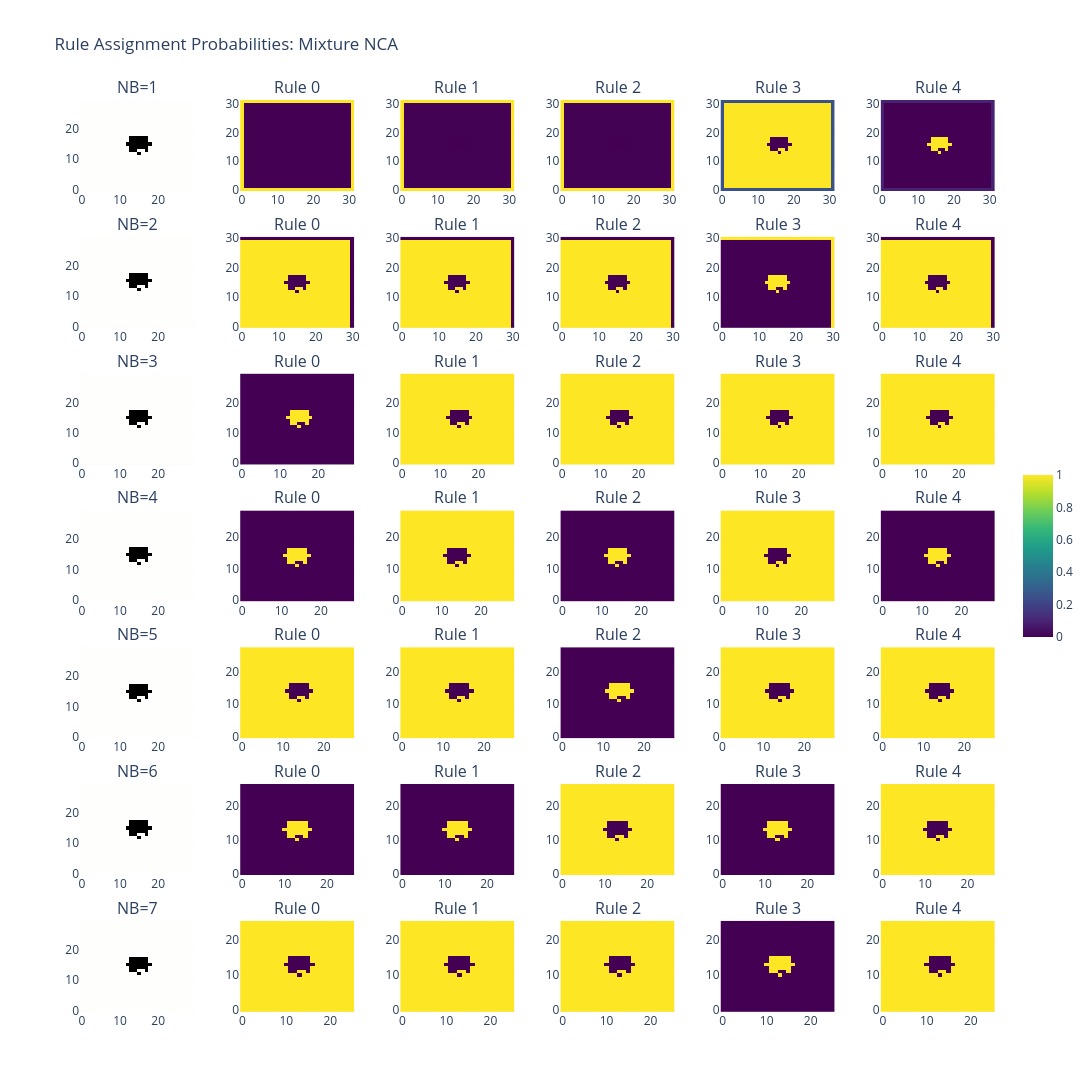

Notebook code cell kept with this figure:
### Markdown cell above
Visualize actual rule assignments for a sample state and pick one example state to visualize

### Code cell
sample_state = example_states[0]

for model_type_name, models_dict, title_suffix in [
    ('Mixture NCA', mix_nca_models, 'Mixture NCA'),
    ('Stochastic Mixture NCA', stochastic_mix_nca_models, 'Stochastic Mixture NCA')
]:
    if len(models_dict) == 0:
        continue

    fig = make_subplots(
        rows=len(NEIGHBORHOOD_SIZES),
        cols=6,  # Original state + 5 rules
        subplot_titles=[f'NB={nb_size}' if i == 0 else f'Rule {i-1}'
                        for nb_size in NEIGHBORHOOD_SIZES for i in range(6)],
        vertical_spacing=0.05,
        horizontal_spacing=0.05
    )

    for row_idx, nb_size in enumerate(NEIGHBORHOOD_SIZES):
        if nb_size not in models_dict:
            continue

        model = models_dict[nb_size]

        with torch.no_grad():
            probs = model.get_rule_probabilities(sample_state)  # [1, 5, H, W]

        # Plot original state (first column)
        state_img = sample_state[0, :6].cpu().numpy().transpose(1, 2, 0)
        # Convert to RGB for visualization (take first 3 channels or create composite)
        state_vis = np.clip(state_img[:, :, :3], 0, 1) if state_img.shape[2] >= 3 else state_img[:, :, 0]

        fig.add_trace(
            go.Heatmap(
                z=state_vis[:, :, 0] if len(state_vis.shape) == 3 else state_vis,
                colorscale='gray',
                showscale=False
            ),
            row=row_idx+1, col=1
        )

        #Rule's probability map
        for rule_idx in range(5):
            rule_probs = probs[0, rule_idx].cpu().numpy()
            fig.add_trace(
                go.Heatmap(
                    z=rule_probs,
                    colorscale='Viridis',
                    showscale=(row_idx == 0 and rule_idx == 4),
                    colorbar=dict(len=0.2, y=0.5) if (row_idx == 0 and rule_idx == 4) else None
                ),
                row=row_idx+1, col=rule_idx+2
            )

    fig.update_layout(
        title_text=f"Rule Assignment Probabilities: {title_suffix}",
        height=200 * len(NEIGHBORHOOD_SIZES),
        width=1800,
        template='plotly_white'
    )

    fig.show()

### Figure 1 — Plotly figure (JSON) as saved in the notebook; plotly's stock layout.template omitted (floating-point values rounded to 4 significant figures; data arrays with more than 128 entries replaced by an {"elided": "..."} marker saying what was removed)
{"data": [{"colorscale": [[0, "rgb(0, 0, 0)"], [0.09091, "rgb(16, 16, 16)"], [0.1818, "rgb(38, 38, 38)"], [0.2727, "rgb(59, 59, 59)"], [0.3636, "rgb(81, 80, 80)"], [0.4545, "rgb(102, 101, 101)"], [0.5455, "rgb(124, 123, 122)"], [0.6364, "rgb(146, 146, 145)"], [0.7273, "rgb(171, 171, 170)"], [0.8182, "rgb(197, 197, 195)"], [0.9091, "rgb(224, 224, 223)"], [1, "rgb(254, 254, 253)"]], "showscale": false, "type": "heatmap", "xaxis": "x", "yaxis": "y", "z": {"elided": "30x30 float values"}}, {"colorscale": [[0, "#440154"], [0.1111, "#482878"], [0.2222, "#3e4989"], [0.3333, "#31688e"], [0.4444, "#26828e"], [0.5556, "#1f9e89"], [0.6667, "#35b779"], [0.7778, "#6ece58"], [0.8889, "#b5de2b"], [1, "#fde725"]], "showscale": false, "type": "heatmap", "xaxis": "x2", "yaxis": "y2", "z": {"elided": "32x32 float values"}}, {"colorscale": [[0, "#440154"], [0.1111, "#482878"], [0.2222, "#3e4989"], [0.3333, "#31688e"], [0.4444, "#26828e"], [0.5556, "#1f9e89"], [0.6667, "#35b779"], [0.7778, "#6ece58"], [0.8889, "#b5de2b"], [1, "#fde725"]], "showscale": false, "type": "heatmap", "xaxis": "x3", "yaxis": "y3", "z": {"elided": "32x32 float values"}}, {"colorscale": [[0, "#440154"], [0.1111, "#482878"], [0.2222, "#3e4989"], [0.3333, "#31688e"], [0.4444, "#26828e"], [0.5556, "#1f9e89"], [0.6667, "#35b779"], [0.7778, "#6ece58"], [0.8889, "#b5de2b"], [1, "#fde725"]], "showscale": false, "type": "heatmap", "xaxis": "x4", "yaxis": "y4", "z": {"elided": "32x32 float values"}}, {"colorscale": [[0, "#440154"], [0.1111, "#482878"], [0.2222, "#3e4989"], [0.3333, "#31688e"], [0.4444, "#26828e"], [0.5556, "#1f9e89"], [0.6667, "#35b779"], [0.7778, "#6ece58"], [0.8889, "#b5de2b"], [1, "#fde725"]], "showscale": false, "type": "heatmap", "xaxis": "x5", "yaxis": "y5", "z": {"elided": "32x32 float values"}}, {"colorbar": {"len": 0.2, "y": 0.5}, "colorscale": [[0, "#440154"], [0.1111, "#482878"], [0.2222, "#3e4989"], [0.3333, "#31688e"], [0.4444, "#26828e"], [0.5556, "#1f9e89"], [0.6667, "#35b779"], [0.7778, "#6ece58"], [0.8889, "#b5de2b"], [1, "#fde725"]], "showscale": true, "type": "heatmap", "xaxis": "x6", "yaxis": "y6", "z": {"elided": "32x32 float values"}}, {"colorscale": [[0, "rgb(0, 0, 0)"], [0.09091, "rgb(16, 16, 16)"], [0.1818, "rgb(38, 38, 38)"], [0.2727, "rgb(59, 59, 59)"], [0.3636, "rgb(81, 80, 80)"], [0.4545, "rgb(102, 101, 101)"], [0.5455, "rgb(124, 123, 122)"], [0.6364, "rgb(146, 146, 145)"], [0.7273, "rgb(171, 171, 170)"], [0.8182, "rgb(197, 197, 195)"], [0.9091, "rgb(224, 224, 223)"], [1, "rgb(254, 254, 253)"]], "showscale": false, "type": "heatmap", "xaxis": "x7", "yaxis": "y7", "z": {"elided": "30x30 float values"}}, {"colorscale": [[0, "#440154"], [0.1111, "#482878"], [0.2222, "#3e4989"], [0.3333, "#31688e"], [0.4444, "#26828e"], [0.5556, "#1f9e89"], [0.6667, "#35b779"], [0.7778, "#6ece58"], [0.8889, "#b5de2b"], [1, "#fde725"]], "showscale": false, "type": "heatmap", "xaxis": "x8", "yaxis": "y8", "z": {"elided": "31x31 float values"}}, {"colorscale": [[0, "#440154"], [0.1111, "#482878"], [0.2222, "#3e4989"], [0.3333, "#31688e"], [0.4444, "#26828e"], [0.5556, "#1f9e89"], [0.6667, "#35b779"], [0.7778, "#6ece58"], [0.8889, "#b5de2b"], [1, "#fde725"]], "showscale": false, "type": "heatmap", "xaxis": "x9", "yaxis": "y9", "z": {"elided": "31x31 float values"}}, {"colorscale": [[0, "#440154"], [0.1111, "#482878"], [0.2222, "#3e4989"], [0.3333, "#31688e"], [0.4444, "#26828e"], [0.5556, "#1f9e89"], [0.6667, "#35b779"], [0.7778, "#6ece58"], [0.8889, "#b5de2b"], [1, "#fde725"]], "showscale": false, "type": "heatmap", "xaxis": "x10", "yaxis": "y10", "z": {"elided": "31x31 float values"}}, {"colorscale": [[0, "#440154"], [0.1111, "#482878"], [0.2222, "#3e4989"], [0.3333, "#31688e"], [0.4444, "#26828e"], [0.5556, "#1f9e89"], [0.6667, "#35b779"], [0.7778, "#6ece58"], [0.8889, "#b5de2b"], [1, "#fde725"]], "showscale": false, "type": "heatmap", "xaxis": "x11", "yaxis": "y11", "z": {"elided": "31x31 float values"}}, {"colorscale": [[0, "#440154"], [0.1111, "#482878"], [0.2222, "#3e4989"], [0.3333, "#31688e"], [0.4444, "#26828e"], [0.5556, "#1f9e89"], [0.6667, "#35b779"], [0.7778, "#6ece58"], [0.8889, "#b5de2b"], [1, "#fde725"]], "showscale": false, "type": "heatmap", "xaxis": "x12", "yaxis": "y12", "z": {"elided": "31x31 float values"}}, {"colorscale": [[0, "rgb(0, 0, 0)"], [0.09091, "rgb(16, 16, 16)"], [0.1818, "rgb(38, 38, 38)"], [0.2727, "rgb(59, 59, 59)"], [0.3636, "rgb(81, 80, 80)"], [0.4545, "rgb(102, 101, 101)"], [0.5455, "rgb(124, 123, 122)"], [0.6364, "rgb(146, 146, 145)"], [0.7273, "rgb(171, 171, 170)"], [0.8182, "rgb(197, 197, 195)"], [0.9091, "rgb(224, 224, 223)"], [1, "rgb(254, 254, 253)"]], "showscale": false, "type": "heatmap", "xaxis": "x13", "yaxis": "y13", "z": {"elided": "30x30 float values"}}, {"colorscale": [[0, "#440154"], [0.1111, "#482878"], [0.2222, "#3e4989"], [0.3333, "#31688e"], [0.4444, "#26828e"], [0.5556, "#1f9e89"], [0.6667, "#35b779"], [0.7778, "#6ece58"], [0.8889, "#b5de2b"], [1, "#fde725"]], "showscale": false, "type": "heatmap", "xaxis": "x14", "yaxis": "y14", "z": {"elided": "30x30 float values"}}, {"colorscale": [[0, "#440154"], [0.1111, "#482878"], [0.2222, "#3e4989"], [0.3333, "#31688e"], [0.4444, "#26828e"], [0.5556, "#1f9e89"], [0.6667, "#35b779"], [0.7778, "#6ece58"], [0.8889, "#b5de2b"], [1, "#fde725"]], "showscale": false, "type": "heatmap", "xaxis": "x15", "yaxis": "y15", "z": {"elided": "30x30 float values"}}, {"colorscale": [[0, "#440154"], [0.1111, "#482878"], [0.2222, "#3e4989"], [0.3333, "#31688e"], [0.4444, "#26828e"], [0.5556, "#1f9e89"], [0.6667, "#35b779"], [0.7778, "#6ece58"], [0.8889, "#b5de2b"], [1, "#fde725"]], "showscale": false, "type": "heatmap", "xaxis": "x16", "yaxis": "y16", "z": {"elided": "30x30 float values"}}, {"colorscale": [[0, "#440154"], [0.1111, "#482878"], [0.2222, "#3e4989"], [0.3333, "#31688e"], [0.4444, "#26828e"], [0.5556, "#1f9e89"], [0.6667, "#35b779"], [0.7778, "#6ece58"], [0.8889, "#b5de2b"], [1, "#fde725"]], "showscale": false, "type": "heatmap", "xaxis": "x17", "yaxis": "y17", "z": {"elided": "30x30 float values"}}, {"colorscale": [[0, "#440154"], [0.1111, "#482878"], [0.2222, "#3e4989"], [0.3333, "#31688e"], [0.4444, "#26828e"], [0.5556, "#1f9e89"], [0.6667, "#35b779"], [0.7778, "#6ece58"], [0.8889, "#b5de2b"], [1, "#fde725"]], "showscale": false, "type": "heatmap", "xaxis": "x18", "yaxis": "y18", "z": {"elided": "30x30 float values"}}, {"colorscale": [[0, "rgb(0, 0, 0)"], [0.09091, "rgb(16, 16, 16)"], [0.1818, "rgb(38, 38, 38)"], [0.2727, "rgb(59, 59, 59)"], [0.3636, "rgb(81, 80, 80)"], [0.4545, "rgb(102, 101, 101)"], [0.5455, "rgb(124, 123, 122)"], [0.6364, "rgb(146, 146, 145)"], [0.7273, "rgb(171, 171, 170)"], [0.8182, "rgb(197, 197, 195)"], [0.9091, "rgb(224, 224, 223)"], [1, "rgb(254, 254, 253)"]], "showscale": false, "type": "heatmap", "xaxis": "x19", "yaxis": "y19", "z": {"elided": "30x30 float values"}}, {"colorscale": [[0, "#440154"], [0.1111, "#482878"], [0.2222, "#3e4989"], [0.3333, "#31688e"], [0.4444, "#26828e"], [0.5556, "#1f9e89"], [0.6667, "#35b779"], [0.7778, "#6ece58"], [0.8889, "#b5de2b"], [1, "#fde725"]], "showscale": false, "type": "heatmap", "xaxis": "x20", "yaxis": "y20", "z": {"elided": "29x29 float values"}}, {"colorscale": [[0, "#440154"], [0.1111, "#482878"], [0.2222, "#3e4989"], [0.3333, "#31688e"], [0.4444, "#26828e"], [0.5556, "#1f9e89"], [0.6667, "#35b779"], [0.7778, "#6ece58"], [0.8889, "#b5de2b"], [1, "#fde725"]], "showscale": false, "type": "heatmap", "xaxis": "x21", "yaxis": "y21", "z": {"elided": "29x29 float values"}}, {"colorscale": [[0, "#440154"], [0.1111, "#482878"], [0.2222, "#3e4989"], [0.3333, "#31688e"], [0.4444, "#26828e"], [0.5556, "#1f9e89"], [0.6667, "#35b779"], [0.7778, "#6ece58"], [0.8889, "#b5de2b"], [1, "#fde725"]], "showscale": false, "type": "heatmap", "xaxis": "x22", "yaxis": "y22", "z": {"elided": "29x29 float values"}}, {"colorscale": [[0, "#440154"], [0.1111, "#482878"], [0.2222, "#3e4989"], [0.3333, "#31688e"], [0.4444, "#26828e"], [0.5556, "#1f9e89"], [0.6667, "#35b779"], [0.7778, "#6ece58"], [0.8889, "#b5de2b"], [1, "#fde725"]], "showscale": false, "type": "heatmap", "xaxis": "x23", "yaxis": "y23", "z": {"elided": "29x29 float values"}}, {"colorscale": [[0, "#440154"], [0.1111, "#482878"], [0.2222, "#3e4989"], [0.3333, "#31688e"], [0.4444, "#26828e"], [0.5556, "#1f9e89"], [0.6667, "#35b779"], [0.7778, "#6ece58"], [0.8889, "#b5de2b"], [1, "#fde725"]], "showscale": false, "type": "heatmap", "xaxis": "x24", "yaxis": "y24", "z": {"elided": "29x29 float values"}}, {"colorscale": [[0, "rgb(0, 0, 0)"], [0.09091, "rgb(16, 16, 16)"], [0.1818, "rgb(38, 38, 38)"], [0.2727, "rgb(59, 59, 59)"], [0.3636, "rgb(81, 80, 80)"], [0.4545, "rgb(102, 101, 101)"], [0.5455, "rgb(124, 123, 122)"], [0.6364, "rgb(146, 146, 145)"], [0.7273, "rgb(171, 171, 170)"], [0.8182, "rgb(197, 197, 195)"], [0.9091, "rgb(224, 224, 223)"], [1, "rgb(254, 254, 253)"]], "showscale": false, "type": "heatmap", "xaxis": "x25", "yaxis": "y25", "z": {"elided": "30x30 float values"}}, {"colorscale": [[0, "#440154"], [0.1111, "#482878"], [0.2222, "#3e4989"], [0.3333, "#31688e"], [0.4444, "#26828e"], [0.5556, "#1f9e89"], [0.6667, "#35b779"], [0.7778, "#6ece58"], [0.8889, "#b5de2b"], [1, "#fde725"]], "showscale": false, "type": "heatmap", "xaxis": "x26", "yaxis": "y26", "z": {"elided": "28x28 float values"}}, {"colorscale": [[0, "#440154"], [0.1111, "#482878"], [0.2222, "#3e4989"], [0.3333, "#31688e"], [0.4444, "#26828e"], [0.5556, "#1f9e89"], [0.6667, "#35b779"], [0.7778, "#6ece58"], [0.8889, "#b5de2b"], [1, "#fde725"]], "showscale": false, "type": "heatmap", "xaxis": "x27", "yaxis": "y27", "z": {"elided": "28x28 float values"}}, {"colorscale": [[0, "#440154"], [0.1111, "#482878"], [0.2222, "#3e4989"], [0.3333, "#31688e"], [0.4444, "#26828e"], [0.5556, "#1f9e89"], [0.6667, "#35b779"], [0.7778, "#6ece58"], [0.8889, "#b5de2b"], [1, "#fde725"]], "showscale": false, "type": "heatmap", "xaxis": "x28", "yaxis": "y28", "z": {"elided": "28x28 float values"}}, {"colorscale": [[0, "#440154"], [0.1111, "#482878"], [0.2222, "#3e4989"], [0.3333, "#31688e"], [0.4444, "#26828e"], [0.5556, "#1f9e89"], [0.6667, "#35b779"], [0.7778, "#6ece58"], [0.8889, "#b5de2b"], [1, "#fde725"]], "showscale": false, "type": "heatmap", "xaxis": "x29", "yaxis": "y29", "z": {"elided": "28x28 float values"}}, {"colorscale": [[0, "#440154"], [0.1111, "#482878"], [0.2222, "#3e4989"], [0.3333, "#31688e"], [0.4444, "#26828e"], [0.5556, "#1f9e89"], [0.6667, "#35b779"], [0.7778, "#6ece58"], [0.8889, "#b5de2b"], [1, "#fde725"]], "showscale": false, "type": "heatmap", "xaxis": "x30", "yaxis": "y30", "z": {"elided": "28x28 float values"}}, {"colorscale": [[0, "rgb(0, 0, 0)"], [0.09091, "rgb(16, 16, 16)"], [0.1818, "rgb(38, 38, 38)"], [0.2727, "rgb(59, 59, 59)"], [0.3636, "rgb(81, 80, 80)"], [0.4545, "rgb(102, 101, 101)"], [0.5455, "rgb(124, 123, 122)"], [0.6364, "rgb(146, 146, 145)"], [0.7273, "rgb(171, 171, 170)"], [0.8182, "rgb(197, 197, 195)"], [0.9091, "rgb(224, 224, 223)"], [1, "rgb(254, 254, 253)"]], "showscale": false, "type": "heatmap", "xaxis": "x31", "yaxis": "y31", "z": {"elided": "30x30 float values"}}, {"colorscale": [[0, "#440154"], [0.1111, "#482878"], [0.2222, "#3e4989"], [0.3333, "#31688e"], [0.4444, "#26828e"], [0.5556, "#1f9e89"], [0.6667, "#35b779"], [0.7778, "#6ece58"], [0.8889, "#b5de2b"], [1, "#fde725"]], "showscale": false, "type": "heatmap", "xaxis": "x32", "yaxis": "y32", "z": {"elided": "27x27 float values"}}, {"colorscale": [[0, "#440154"], [0.1111, "#482878"], [0.2222, "#3e4989"], [0.3333, "#31688e"], [0.4444, "#26828e"], [0.5556, "#1f9e89"], [0.6667, "#35b779"], [0.7778, "#6ece58"], [0.8889, "#b5de2b"], [1, "#fde725"]], "showscale": false, "type": "heatmap", "xaxis": "x33", "yaxis": "y33", "z": {"elided": "27x27 float values"}}, {"colorscale": [[0, "#440154"], [0.1111, "#482878"], [0.2222, "#3e4989"], [0.3333, "#31688e"], [0.4444, "#26828e"], [0.5556, "#1f9e89"], [0.6667, "#35b779"], [0.7778, "#6ece58"], [0.8889, "#b5de2b"], [1, "#fde725"]], "showscale": false, "type": "heatmap", "xaxis": "x34", "yaxis": "y34", "z": {"elided": "27x27 float values"}}, {"colorscale": [[0, "#440154"], [0.1111, "#482878"], [0.2222, "#3e4989"], [0.3333, "#31688e"], [0.4444, "#26828e"], [0.5556, "#1f9e89"], [0.6667, "#35b779"], [0.7778, "#6ece58"], [0.8889, "#b5de2b"], [1, "#fde725"]], "showscale": false, "type": "heatmap", "xaxis": "x35", "yaxis": "y35", "z": {"elided": "27x27 float values"}}, {"colorscale": [[0, "#440154"], [0.1111, "#482878"], [0.2222, "#3e4989"], [0.3333, "#31688e"], [0.4444, "#26828e"], [0.5556, "#1f9e89"], [0.6667, "#35b779"], [0.7778, "#6ece58"], [0.8889, "#b5de2b"], [1, "#fde725"]], "showscale": false, "type": "heatmap", "xaxis": "x36", "yaxis": "y36", "z": {"elided": "27x27 float values"}}, {"colorscale": [[0, "rgb(0, 0, 0)"], [0.09091, "rgb(16, 16, 16)"], [0.1818, "rgb(38, 38, 38)"], [0.2727, "rgb(59, 59, 59)"], [0.3636, "rgb(81, 80, 80)"], [0.4545, "rgb(102, 101, 101)"], [0.5455, "rgb(124, 123, 122)"], [0.6364, "rgb(146, 146, 145)"], [0.7273, "rgb(171, 171, 170)"], [0.8182, "rgb(197, 197, 195)"], [0.9091, "rgb(224, 224, 223)"], [1, "rgb(254, 254, 253)"]], "showscale": false, "type": "heatmap", "xaxis": "x37", "yaxis": "y37", "z": {"elided": "30x30 float values"}}, {"colorscale": [[0, "#440154"], [0.1111, "#482878"], [0.2222, "#3e4989"], [0.3333, "#31688e"], [0.4444, "#26828e"], [0.5556, "#1f9e89"], [0.6667, "#35b779"], [0.7778, "#6ece58"], [0.8889, "#b5de2b"], [1, "#fde725"]], "showscale": false, "type": "heatmap", "xaxis": "x38", "yaxis": "y38", "z": {"elided": "26x26 float values"}}, {"colorscale": [[0, "#440154"], [0.1111, "#482878"], [0.2222, "#3e4989"], [0.3333, "#31688e"], [0.4444, "#26828e"], [0.5556, "#1f9e89"], [0.6667, "#35b779"], [0.7778, "#6ece58"], [0.8889, "#b5de2b"], [1, "#fde725"]], "showscale": false, "type": "heatmap", "xaxis": "x39", "yaxis": "y39", "z": {"elided": "26x26 float values"}}, {"colorscale": [[0, "#440154"], [0.1111, "#482878"], [0.2222, "#3e4989"], [0.3333, "#31688e"], [0.4444, "#26828e"], [0.5556, "#1f9e89"], [0.6667, "#35b779"], [0.7778, "#6ece58"], [0.8889, "#b5de2b"], [1, "#fde725"]], "showscale": false, "type": "heatmap", "xaxis": "x40", "yaxis": "y40", "z": {"elided": "26x26 float values"}}, {"colorscale": [[0, "#440154"], [0.1111, "#482878"], [0.2222, "#3e4989"], [0.3333, "#31688e"], [0.4444, "#26828e"], [0.5556, "#1f9e89"], [0.6667, "#35b779"], [0.7778, "#6ece58"], [0.8889, "#b5de2b"], [1, "#fde725"]], "showscale": false, "type": "heatmap", "xaxis": "x41", "yaxis": "y41", "z": {"elided": "26x26 float values"}}, {"colorscale": [[0, "#440154"], [0.1111, "#482878"], [0.2222, "#3e4989"], [0.3333, "#31688e"], [0.4444, "#26828e"], [0.5556, "#1f9e89"], [0.6667, "#35b779"], [0.7778, "#6ece58"], [0.8889, "#b5de2b"], [1, "#fde725"]], "showscale": false, "type": "heatmap", "xaxis": "x42", "yaxis": "y42", "z": {"elided": "26x26 float values"}}], "layout": {"annotations": [{"font": {"size": 16}, "showarrow": false, "text": "NB=1", "x": 0.0625, "xanchor": "center", "xref": "paper", "y": 1, "yanchor": "bottom", "yref": "paper"}, {"font": {"size": 16}, "showarrow": false, "text": "Rule 0", "x": 0.2375, "xanchor": "center", "xref": "paper", "y": 1, "yanchor": "bottom", "yref": "paper"}, {"font": {"size": 16}, "showarrow": false, "text": "Rule 1", "x": 0.4125, "xanchor": "center", "xref": "paper", "y": 1, "yanchor": "bottom", "yref": "paper"}, {"font": {"size": 16}, "showarrow": false, "text": "Rule 2", "x": 0.5875, "xanchor": "center", "xref": "paper", "y": 1, "yanchor": "bottom", "yref": "paper"}, {"font": {"size": 16}, "showarrow": false, "text": "Rule 3", "x": 0.7625, "xanchor": "center", "xref": "paper", "y": 1, "yanchor": "bottom", "yref": "paper"}, {"font": {"size": 16}, "showarrow": false, "text": "Rule 4", "x": 0.9375, "xanchor": "center", "xref": "paper", "y": 1, "yanchor": "bottom", "yref": "paper"}, {"font": {"size": 16}, "showarrow": false, "text": "NB=2", "x": 0.0625, "xanchor": "center", "xref": "paper", "y": 0.85, "yanchor": "bottom", "yref": "paper"}, {"font": {"size": 16}, "showarrow": false, "text": "Rule 0", "x": 0.2375, "xanchor": "center", "xref": "paper", "y": 0.85, "yanchor": "bottom", "yref": "paper"}, {"font": {"size": 16}, "showarrow": false, "text": "Rule 1", "x": 0.4125, "xanchor": "center", "xref": "paper", "y": 0.85, "yanchor": "bottom", "yref": "paper"}, {"font": {"size": 16}, "showarrow": false, "text": "Rule 2", "x": 0.5875, "xanchor": "center", "xref": "paper", "y": 0.85, "yanchor": "bottom", "yref": "paper"}, {"font": {"size": 16}, "showarrow": false, "text": "Rule 3", "x": 0.7625, "xanchor": "center", "xref": "paper", "y": 0.85, "yanchor": "bottom", "yref": "paper"}, {"font": {"size": 16}, "showarrow": false, "text": "Rule 4", "x": 0.9375, "xanchor": "center", "xref": "paper", "y": 0.85, "yanchor": "bottom", "yref": "paper"}, {"font": {"size": 16}, "showarrow": false, "text": "NB=3", "x": 0.0625, "xanchor": "center", "xref": "paper", "y": 0.7, "yanchor": "bottom", "yref": "paper"}, {"font": {"size": 16}, "showarrow": false, "text": "Rule 0", "x": 0.2375, "xanchor": "center", "xref": "paper", "y": 0.7, "yanchor": "bottom", "yref": "paper"}, {"font": {"size": 16}, "showarrow": false, "text": "Rule 1", "x": 0.4125, "xanchor": "center", "xref": "paper", "y": 0.7, "yanchor": "bottom", "yref": "paper"}, {"font": {"size": 16}, "showarrow": false, "text": "Rule 2", "x": 0.5875, "xanchor": "center", "xref": "paper", "y": 0.7, "yanchor": "bottom", "yref": "paper"}, {"font": {"size": 16}, "showarrow": false, "text": "Rule 3", "x": 0.7625, "xanchor": "center", "xref": "paper", "y": 0.7, "yanchor": "bottom", "yref": "paper"}, {"font": {"size": 16}, "showarrow": false, "text": "Rule 4", "x": 0.9375, "xanchor": "center", "xref": "paper", "y": 0.7, "yanchor": "bottom", "yref": "paper"}, {"font": {"size": 16}, "showarrow": false, "text": "NB=4", "x": 0.0625, "xanchor": "center", "xref": "paper", "y": 0.55, "yanchor": "bottom", "yref": "paper"}, {"font": {"size": 16}, "showarrow": false, "text": "Rule 0", "x": 0.2375, "xanchor": "center", "xref": "paper", "y": 0.55, "yanchor": "bottom", "yref": "paper"}, {"font": {"size": 16}, "showarrow": false, "text": "Rule 1", "x": 0.4125, "xanchor": "center", "xref": "paper", "y": 0.55, "yanchor": "bottom", "yref": "paper"}, {"font": {"size": 16}, "showarrow": false, "text": "Rule 2", "x": 0.5875, "xanchor": "center", "xref": "paper", "y": 0.55, "yanchor": "bottom", "yref": "paper"}, {"font": {"size": 16}, "showarrow": false, "text": "Rule 3", "x": 0.7625, "xanchor": "center", "xref": "paper", "y": 0.55, "yanchor": "bottom", "yref": "paper"}, {"font": {"size": 16}, "showarrow": false, "text": "Rule 4", "x": 0.9375, "xanchor": "center", "xref": "paper", "y": 0.55, "yanchor": "bottom", "yref": "paper"}, {"font": {"size": 16}, "showarrow": false, "text": "NB=5", "x": 0.0625, "xanchor": "center", "xref": "paper", "y": 0.4, "yanchor": "bottom", "yref": "paper"}, {"font": {"size": 16}, "showarrow": false, "text": "Rule 0", "x": 0.2375, "xanchor": "center", "xref": "paper", "y": 0.4, "yanchor": "bottom", "yref": "paper"}, {"font": {"size": 16}, "showarrow": false, "text": "Rule 1", "x": 0.4125, "xanchor": "center", "xref": "paper", "y": 0.4, "yanchor": "bottom", "yref": "paper"}, {"font": {"size": 16}, "showarrow": false, "text": "Rule 2", "x": 0.5875, "xanchor": "center", "xref": "paper", "y": 0.4, "yanchor": "bottom", "yref": "paper"}, {"font": {"size": 16}, "showarrow": false, "text": "Rule 3", "x": 0.7625, "xanchor": "center", "xref": "paper", "y": 0.4, "yanchor": "bottom", "yref": "paper"}, {"font": {"size": 16}, "showarrow": false, "text": "Rule 4", "x": 0.9375, "xanchor": "center", "xref": "paper", "y": 0.4, "yanchor": "bottom", "yref": "paper"}, {"font": {"size": 16}, "showarrow": false, "text": "NB=6", "x": 0.0625, "xanchor": "center", "xref": "paper", "y": 0.25, "yanchor": "bottom", "yref": "paper"}, {"font": {"size": 16}, "showarrow": false, "text": "Rule 0", "x": 0.2375, "xanchor": "center", "xref": "paper", "y": 0.25, "yanchor": "bottom", "yref": "paper"}, {"font": {"size": 16}, "showarrow": false, "text": "Rule 1", "x": 0.4125, "xanchor": "center", "xref": "paper", "y": 0.25, "yanchor": "bottom", "yref": "paper"}, {"font": {"size": 16}, "showarrow": false, "text": "Rule 2", "x": 0.5875, "xanchor": "center", "xref": "paper", "y": 0.25, "yanchor": "bottom", "yref": "paper"}, {"font": {"size": 16}, "showarrow": false, "text": "Rule 3", "x": 0.7625, "xanchor": "center", "xref": "paper", "y": 0.25, "yanchor": "bottom", "yref": "paper"}, {"font": {"size": 16}, "showarrow": false, "text": "Rule 4", "x": 0.9375, "xanchor": "center", "xref": "paper", "y": 0.25, "yanchor": "bottom", "yref": "paper"}, {"font": {"size": 16}, "showarrow": false, "text": "NB=7", "x": 0.0625, "xanchor": "center", "xref": "paper", "y": 0.1, "yanchor": "bottom", "yref": "paper"}, {"font": {"size": 16}, "showarrow": false, "text": "Rule 0", "x": 0.2375, "xanchor": "center", "xref": "paper", "y": 0.1, "yanchor": "bottom", "yref": "paper"}, {"font": {"size": 16}, "showarrow": false, "text": "Rule 1", "x": 0.4125, "xanchor": "center", "xref": "paper", "y": 0.1, "yanchor": "bottom", "yref": "paper"}, {"font": {"size": 16}, "showarrow": false, "text": "Rule 2", "x": 0.5875, "xanchor": "center", "xref": "paper", "y": 0.1, "yanchor": "bottom", "yref": "paper"}, {"font": {"size": 16}, "showarrow": false, "text": "Rule 3", "x": 0.7625, "xanchor": "center", "xref": "paper", "y": 0.1, "yanchor": "bottom", "yref": "paper"}, {"font": {"size": 16}, "showarrow": false, "text": "Rule 4", "x": 0.9375, "xanchor": "center", "xref": "paper", "y": 0.1, "yanchor": "bottom", "yref": "paper"}], "height": 1400, "title": {"text": "Rule Assignment Probabilities: Mixture NCA"}, "width": 1800, "xaxis": {"anchor": "y", "domain": [0, 0.125]}, "xaxis10": {"anchor": "y10", "domain": [0.525, 0.65]}, "xaxis11": {"anchor": "y11", "domain": [0.7, 0.825]}, "xaxis12": {"anchor": "y12", "domain": [0.875, 1]}, "xaxis13": {"anchor": "y13", "domain": [0, 0.125]}, "xaxis14": {"anchor": "y14", "domain": [0.175, 0.3]}, "xaxis15": {"anchor": "y15", "domain": [0.35, 0.475]}, "xaxis16": {"anchor": "y16", "domain": [0.525, 0.65]}, "xaxis17": {"anchor": "y17", "domain": [0.7, 0.825]}, "xaxis18": {"anchor": "y18", "domain": [0.875, 1]}, "xaxis19": {"anchor": "y19", "domain": [0, 0.125]}, "xaxis2": {"anchor": "y2", "domain": [0.175, 0.3]}, "xaxis20": {"anchor": "y20", "domain": [0.175, 0.3]}, "xaxis21": {"anchor": "y21", "domain": [0.35, 0.475]}, "xaxis22": {"anchor": "y22", "domain": [0.525, 0.65]}, "xaxis23": {"anchor": "y23", "domain": [0.7, 0.825]}, "xaxis24": {"anchor": "y24", "domain": [0.875, 1]}, "xaxis25": {"anchor": "y25", "domain": [0, 0.125]}, "xaxis26": {"anchor": "y26", "domain": [0.175, 0.3]}, "xaxis27": {"anchor": "y27", "domain": [0.35, 0.475]}, "xaxis28": {"anchor": "y28", "domain": [0.525, 0.65]}, "xaxis29": {"anchor": "y29", "domain": [0.7, 0.825]}, "xaxis3": {"anchor": "y3", "domain": [0.35, 0.475]}, "xaxis30": {"anchor": "y30", "domain": [0.875, 1]}, "xaxis31": {"anchor": "y31", "domain": [0, 0.125]}, "xaxis32": {"anchor": "y32", "domain": [0.175, 0.3]}, "xaxis33": {"anchor": "y33", "domain": [0.35, 0.475]}, "xaxis34": {"anchor": "y34", "domain": [0.525, 0.65]}, "xaxis35": {"anchor": "y35", "domain": [0.7, 0.825]}, "xaxis36": {"anchor": "y36", "domain": [0.875, 1]}, "xaxis37": {"anchor": "y37", "domain": [0, 0.125]}, "xaxis38": {"anchor": "y38", "domain": [0.175, 0.3]}, "xaxis39": {"anchor": "y39", "domain": [0.35, 0.475]}, "xaxis4": {"anchor": "y4", "domain": [0.525, 0.65]}, "xaxis40": {"anchor": "y40", "domain": [0.525, 0.65]}, "xaxis41": {"anchor": "y41", "domain": [0.7, 0.825]}, "xaxis42": {"anchor": "y42", "domain": [0.875, 1]}, "xaxis5": {"anchor": "y5", "domain": [0.7, 0.825]}, "xaxis6": {"anchor": "y6", "domain": [0.875, 1]}, "xaxis7": {"anchor": "y7", "domain": [0, 0.125]}, "xaxis8": {"anchor": "y8", "domain": [0.175, 0.3]}, "xaxis9": {"anchor": "y9", "domain": [0.35, 0.475]}, "yaxis": {"anchor": "x", "domain": [0.9, 1]}, "yaxis10": {"anchor": "x10", "domain": [0.75, 0.85]}, "yaxis11": {"anchor": "x11", "domain": [0.75, 0.85]}, "yaxis12": {"anchor": "x12", "domain": [0.75, 0.85]}, "yaxis13": {"anchor": "x13", "domain": [0.6, 0.7]}, "yaxis14": {"anchor": "x14", "domain": [0.6, 0.7]}, "yaxis15": {"anchor": "x15", "domain": [0.6, 0.7]}, "yaxis16": {"anchor": "x16", "domain": [0.6, 0.7]}, "yaxis17": {"anchor": "x17", "domain": [0.6, 0.7]}, "yaxis18": {"anchor": "x18", "domain": [0.6, 0.7]}, "yaxis19": {"anchor": "x19", "domain": [0.45, 0.55]}, "yaxis2": {"anchor": "x2", "domain": [0.9, 1]}, "yaxis20": {"anchor": "x20", "domain": [0.45, 0.55]}, "yaxis21": {"anchor": "x21", "domain": [0.45, 0.55]}, "yaxis22": {"anchor": "x22", "domain": [0.45, 0.55]}, "yaxis23": {"anchor": "x23", "domain": [0.45, 0.55]}, "yaxis24": {"anchor": "x24", "domain": [0.45, 0.55]}, "yaxis25": {"anchor": "x25", "domain": [0.3, 0.4]}, "yaxis26": {"anchor": "x26", "domain": [0.3, 0.4]}, "yaxis27": {"anchor": "x27", "domain": [0.3, 0.4]}, "yaxis28": {"anchor": "x28", "domain": [0.3, 0.4]}, "yaxis29": {"anchor": "x29", "domain": [0.3, 0.4]}, "yaxis3": {"anchor": "x3", "domain": [0.9, 1]}, "yaxis30": {"anchor": "x30", "domain": [0.3, 0.4]}, "yaxis31": {"anchor": "x31", "domain": [0.15, 0.25]}, "yaxis32": {"anchor": "x32", "domain": [0.15, 0.25]}, "yaxis33": {"anchor": "x33", "domain": [0.15, 0.25]}, "yaxis34": {"anchor": "x34", "domain": [0.15, 0.25]}, "yaxis35": {"anchor": "x35", "domain": [0.15, 0.25]}, "yaxis36": {"anchor": "x36", "domain": [0.15, 0.25]}, "yaxis37": {"anchor": "x37", "domain": [0, 0.1]}, "yaxis38": {"anchor": "x38", "domain": [0, 0.1]}, "yaxis39": {"anchor": "x39", "domain": [0, 0.1]}, "yaxis4": {"anchor": "x4", "domain": [0.9, 1]}, "yaxis40": {"anchor": "x40", "domain": [0, 0.1]}, "yaxis41": {"anchor": "x41", "domain": [0, 0.1]}, "yaxis42": {"anchor": "x42", "domain": [0, 0.1]}, "yaxis5": {"anchor": "x5", "domain": [0.9, 1]}, "yaxis6": {"anchor": "x6", "domain": [0.9, 1]}, "yaxis7": {"anchor": "x7", "domain": [0.75, 0.85]}, "yaxis8": {"anchor": "x8", "domain": [0.75, 0.85]}, "yaxis9": {"anchor": "x9", "domain": [0.75, 0.85]}}}
